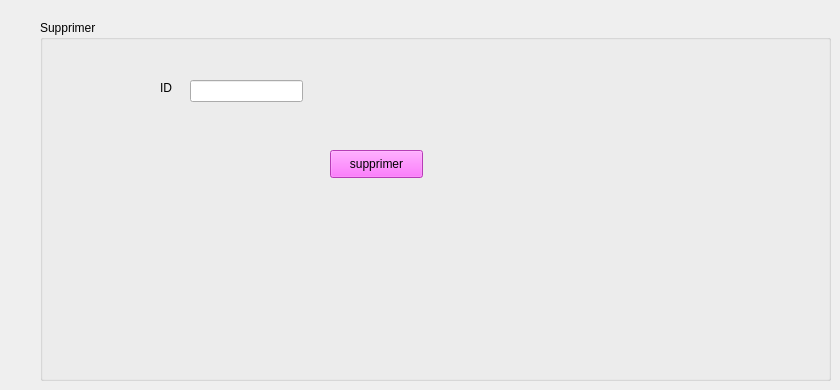
      <widget class="QWidget" name="supprimer_11">
       <attribute name="title">
        <string>Supprimer</string>
       </attribute>
       <widget class="QGroupBox" name="supprimercadre_11">
        <property name="geometry">
         <rect>
          <x>40</x>
          <y>20</y>
          <width>791</width>
          <height>361</height>
         </rect>
        </property>
        <property name="title">
         <string>Supprimer</string>
        </property>
        <widget class="QPushButton" name="pb_supprimer_camera">
         <property name="geometry">
          <rect>
           <x>290</x>
           <y>130</y>
           <width>93</width>
           <height>28</height>
          </rect>
         </property>
         <property name="styleSheet">
          <string notr="true">background-color: rgb(255, 85, 255);
border-color: rgb(170, 0, 255);</string>
         </property>
         <property name="text">
          <string>supprimer</string>
         </property>
        </widget>
        <widget class="QLineEdit" name="id_supprimer_cam">
         <property name="geometry">
          <rect>
           <x>150</x>
           <y>60</y>
           <width>113</width>
           <height>22</height>
          </rect>
         </property>
        </widget>
        <widget class="QLabel" name="id_11">
         <property name="geometry">
          <rect>
           <x>120</x>
           <y>60</y>
           <width>16</width>
           <height>16</height>
          </rect>
         </property>
         <property name="text">
          <string>ID</string>
         </property>
        </widget>
       </widget>
      </widget>
